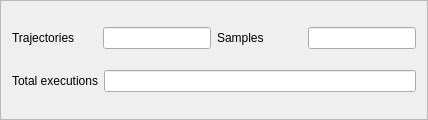
                      <widget class="QFrame" name="frame_30">
                       <property name="minimumSize">
                        <size>
                         <width>0</width>
                         <height>120</height>
                        </size>
                       </property>
                       <property name="frameShape">
                        <enum>QFrame::StyledPanel</enum>
                       </property>
                       <property name="frameShadow">
                        <enum>QFrame::Raised</enum>
                       </property>
                       <layout class="QGridLayout" name="gridLayout_54">
                        <item row="2" column="0">
                         <layout class="QHBoxLayout" name="horizontalLayout_145">
                          <item>
                           <widget class="QLabel" name="label_155">
                            <property name="minimumSize">
                             <size>
                              <width>85</width>
                              <height>0</height>
                             </size>
                            </property>
                            <property name="text">
                             <string>Trajectories</string>
                            </property>
                           </widget>
                          </item>
                          <item>
                           <widget class="QLineEdit" name="trajectories_design">
                            <property name="minimumSize">
                             <size>
                              <width>46</width>
                              <height>21</height>
                             </size>
                            </property>
                            <property name="alignment">
                             <set>Qt::AlignCenter</set>
                            </property>
                           </widget>
                          </item>
                         </layout>
                        </item>
                        <item row="2" column="1">
                         <layout class="QHBoxLayout" name="horizontalLayout_146">
                          <item>
                           <widget class="QLabel" name="label_156">
                            <property name="minimumSize">
                             <size>
                              <width>85</width>
                              <height>0</height>
                             </size>
                            </property>
                            <property name="text">
                             <string>Samples</string>
                            </property>
                           </widget>
                          </item>
                          <item>
                           <widget class="QLineEdit" name="samples_design">
                            <property name="minimumSize">
                             <size>
                              <width>46</width>
                              <height>21</height>
                             </size>
                            </property>
                            <property name="alignment">
                             <set>Qt::AlignCenter</set>
                            </property>
                           </widget>
                          </item>
                         </layout>
                        </item>
                        <item row="4" column="0" colspan="2">
                         <layout class="QHBoxLayout" name="horizontalLayout_52">
                          <item>
                           <widget class="QLabel" name="label_86">
                            <property name="text">
                             <string>Total executions</string>
                            </property>
                           </widget>
                          </item>
                          <item>
                           <widget class="QLineEdit" name="total_executions_design">
                            <property name="alignment">
                             <set>Qt::AlignCenter</set>
                            </property>
                           </widget>
                          </item>
                         </layout>
                        </item>
                       </layout>
                      </widget>
